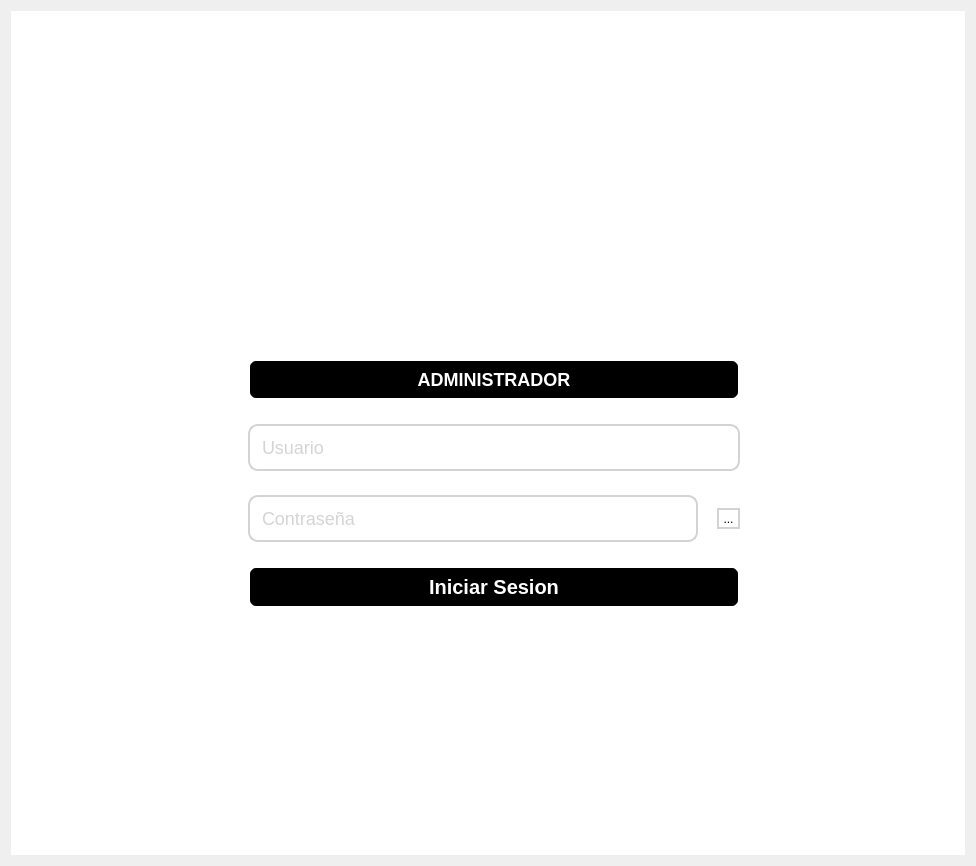
<?xml version="1.0" encoding="UTF-8"?>
<ui version="4.0">
 <class>CONTENEDEDOR1</class>
 <widget class="QWidget" name="CONTENEDEDOR1">
  <property name="geometry">
   <rect>
    <x>0</x>
    <y>0</y>
    <width>976</width>
    <height>866</height>
   </rect>
  </property>
  <property name="minimumSize">
   <size>
    <width>0</width>
    <height>0</height>
   </size>
  </property>
  <property name="windowTitle">
   <string>Form</string>
  </property>
  <property name="styleSheet">
   <string notr="true"/>
  </property>
  <layout class="QVBoxLayout" name="verticalLayout_2">
   <item>
    <widget class="QWidget" name="CONTENEDOR2" native="true">
     <property name="styleSheet">
      <string notr="true">background-color: rgb(255, 255, 255);</string>
     </property>
     <layout class="QHBoxLayout" name="horizontalLayout">
      <item>
       <widget class="QWidget" name="CONTENEDOR3" native="true">
        <property name="minimumSize">
         <size>
          <width>200</width>
          <height>0</height>
         </size>
        </property>
        <property name="maximumSize">
         <size>
          <width>540</width>
          <height>1000</height>
         </size>
        </property>
        <property name="cursor">
         <cursorShape>ArrowCursor</cursorShape>
        </property>
        <property name="contextMenuPolicy">
         <enum>Qt::ActionsContextMenu</enum>
        </property>
        <property name="layoutDirection">
         <enum>Qt::LeftToRight</enum>
        </property>
        <property name="styleSheet">
         <string notr="true"/>
        </property>
        <layout class="QGridLayout" name="gridLayout_2">
         <property name="sizeConstraint">
          <enum>QLayout::SetDefaultConstraint</enum>
         </property>
         <item row="8" column="1">
          <widget class="QWidget" name="widget_4" native="true">
           <property name="sizePolicy">
            <sizepolicy hsizetype="Preferred" vsizetype="Fixed">
             <horstretch>0</horstretch>
             <verstretch>0</verstretch>
            </sizepolicy>
           </property>
           <property name="maximumSize">
            <size>
             <width>16777215</width>
             <height>60</height>
            </size>
           </property>
           <layout class="QVBoxLayout" name="verticalLayout_3">
            <item>
             <widget class="QPushButton" name="BtnLogin">
              <property name="minimumSize">
               <size>
                <width>200</width>
                <height>0</height>
               </size>
              </property>
              <property name="maximumSize">
               <size>
                <width>500</width>
                <height>50</height>
               </size>
              </property>
              <property name="cursor">
               <cursorShape>PointingHandCursor</cursorShape>
              </property>
              <property name="styleSheet">
               <string notr="true">QPushButton {
    background-color: #000000; /* Fondo negro */
    color: #FFFFFF; /* Letra blanca */
    border: 2px solid #FFFFFF; /* Borde blanco */
    border-radius: 8px; /* Bordes redondeados */
    padding: 8px 16px; /* Espaciado interno */
    font-size: 20px; /* Tamaño de la letra */
    font-weight: bold; /* Letra en negrita */
    transition: all 0.3s ease; /* Transición suave para hover y pressed */
}

QPushButton:hover {
    background-color: #444444; /* Fondo gris oscuro al pasar el mouse */
    transform: scale(1.05); /* Efecto de aumentar tamaño */
}

QPushButton:pressed {
    background-color: #555555; /* Fondo gris más claro al hacer clic */
    color: #FFFFFF; /* Letra blanca */
    border-color: #FFFFFF; /* Borde blanco */
    transform: scale(0.98); /* Efecto de reducir tamaño */
}
</string>
              </property>
              <property name="text">
               <string>Iniciar Sesion</string>
              </property>
             </widget>
            </item>
           </layout>
          </widget>
         </item>
         <item row="11" column="0">
          <spacer name="horizontalSpacer">
           <property name="orientation">
            <enum>Qt::Horizontal</enum>
           </property>
           <property name="sizeHint" stdset="0">
            <size>
             <width>40</width>
             <height>20</height>
            </size>
           </property>
          </spacer>
         </item>
         <item row="11" column="1">
          <spacer name="verticalSpacer_2">
           <property name="orientation">
            <enum>Qt::Vertical</enum>
           </property>
           <property name="sizeType">
            <enum>QSizePolicy::Fixed</enum>
           </property>
           <property name="sizeHint" stdset="0">
            <size>
             <width>20</width>
             <height>220</height>
            </size>
           </property>
          </spacer>
         </item>
         <item row="1" column="1">
          <widget class="QLabel" name="IMAGEN">
           <property name="enabled">
            <bool>true</bool>
           </property>
           <property name="sizePolicy">
            <sizepolicy hsizetype="Fixed" vsizetype="Fixed">
             <horstretch>200</horstretch>
             <verstretch>200</verstretch>
            </sizepolicy>
           </property>
           <property name="maximumSize">
            <size>
             <width>900</width>
             <height>300</height>
            </size>
           </property>
           <property name="layoutDirection">
            <enum>Qt::LeftToRight</enum>
           </property>
           <property name="autoFillBackground">
            <bool>false</bool>
           </property>
           <property name="styleSheet">
            <string notr="true"/>
           </property>
           <property name="text">
            <string/>
           </property>
           <property name="pixmap">
            <pixmap>../../assets/Logo.png</pixmap>
           </property>
           <property name="scaledContents">
            <bool>true</bool>
           </property>
          </widget>
         </item>
         <item row="4" column="1">
          <widget class="QWidget" name="widget_3" native="true">
           <property name="sizePolicy">
            <sizepolicy hsizetype="Preferred" vsizetype="Fixed">
             <horstretch>0</horstretch>
             <verstretch>0</verstretch>
            </sizepolicy>
           </property>
           <property name="maximumSize">
            <size>
             <width>16777215</width>
             <height>60</height>
            </size>
           </property>
           <layout class="QHBoxLayout" name="horizontalLayout_3">
            <item>
             <widget class="QPushButton" name="BtnRol">
              <property name="sizePolicy">
               <sizepolicy hsizetype="Fixed" vsizetype="Fixed">
                <horstretch>0</horstretch>
                <verstretch>50</verstretch>
               </sizepolicy>
              </property>
              <property name="minimumSize">
               <size>
                <width>0</width>
                <height>0</height>
               </size>
              </property>
              <property name="maximumSize">
               <size>
                <width>500</width>
                <height>50</height>
               </size>
              </property>
              <property name="cursor">
               <cursorShape>PointingHandCursor</cursorShape>
              </property>
              <property name="contextMenuPolicy">
               <enum>Qt::ActionsContextMenu</enum>
              </property>
              <property name="layoutDirection">
               <enum>Qt::LeftToRight</enum>
              </property>
              <property name="styleSheet">
               <string notr="true">QPushButton {
    background-color: #000000; /* Fondo negro */
    color: #FFFFFF; /* Letra blanca */
    border: 2px solid #FFFFFF; /* Borde blanco */
    border-radius: 8px; /* Bordes redondeados */
    padding: 8px 16px; /* Espaciado interno */
    font-size: 18px; /* Tamaño de la letra */
    font-weight: bold; /* Letra en negrita */
    transition: all 0.3s ease; /* Transición suave para hover y pressed */
}

QPushButton:hover {
    background-color: #444444; /* Fondo gris oscuro al pasar el mouse */
    transform: scale(1.05); /* Efecto de aumentar tamaño */
}

QPushButton:pressed {
    background-color: #555555; /* Fondo gris más claro al hacer clic */
    color: #FFFFFF; /* Letra blanca */
    border-color: #FFFFFF; /* Borde blanco */
    transform: scale(0.98); /* Efecto de reducir tamaño */
}
</string>
              </property>
              <property name="text">
               <string>ADMINISTRADOR</string>
              </property>
             </widget>
            </item>
           </layout>
          </widget>
         </item>
         <item row="5" column="1">
          <widget class="QWidget" name="widget_2" native="true">
           <property name="sizePolicy">
            <sizepolicy hsizetype="Preferred" vsizetype="Fixed">
             <horstretch>0</horstretch>
             <verstretch>0</verstretch>
            </sizepolicy>
           </property>
           <property name="minimumSize">
            <size>
             <width>510</width>
             <height>0</height>
            </size>
           </property>
           <property name="maximumSize">
            <size>
             <width>550</width>
             <height>70</height>
            </size>
           </property>
           <layout class="QVBoxLayout" name="verticalLayout">
            <item>
             <widget class="QLineEdit" name="InputNombreUsuario">
              <property name="maximumSize">
               <size>
                <width>500</width>
                <height>70</height>
               </size>
              </property>
              <property name="styleSheet">
               <string notr="true">QLineEdit {
    background-color: #FFFFFF;  /* Fondo blanco */
    border: 2px solid #D3D3D3;  /* Borde gris suave */
    border-radius: 10px;        /* Bordes redondeados */
    padding: 10px;              /* Espaciado interno */
    font-size: 18px;            /* Tamaño de la letra */
    font-family: &quot;Arial&quot;, sans-serif; /* Fuente por defecto */
    color: #A9A9A9;             /* Letra gris suave */
}

QLineEdit:focus {
    border-color: #000000;      /* Borde verde al hacer foco */
    background-color: #ffffff;  /* Fondo blanco al hacer foco */
    color: #000000;             /* Letra negra al escribir */
}</string>
              </property>
              <property name="text">
               <string/>
              </property>
              <property name="placeholderText">
               <string>Usuario</string>
              </property>
             </widget>
            </item>
           </layout>
          </widget>
         </item>
         <item row="7" column="1">
          <widget class="QWidget" name="widget" native="true">
           <property name="sizePolicy">
            <sizepolicy hsizetype="Preferred" vsizetype="Fixed">
             <horstretch>0</horstretch>
             <verstretch>0</verstretch>
            </sizepolicy>
           </property>
           <property name="minimumSize">
            <size>
             <width>0</width>
             <height>0</height>
            </size>
           </property>
           <property name="maximumSize">
            <size>
             <width>16777215</width>
             <height>70</height>
            </size>
           </property>
           <layout class="QHBoxLayout" name="horizontalLayout_2">
            <item alignment="Qt::AlignLeft">
             <widget class="QLineEdit" name="InputPassword">
              <property name="minimumSize">
               <size>
                <width>450</width>
                <height>0</height>
               </size>
              </property>
              <property name="maximumSize">
               <size>
                <width>370</width>
                <height>70</height>
               </size>
              </property>
              <property name="styleSheet">
               <string notr="true">QLineEdit {
    background-color: #FFFFFF;  /* Fondo blanco */
    border: 2px solid #D3D3D3;  /* Borde gris suave */
    border-radius: 10px;        /* Bordes redondeados */
    padding: 10px;              /* Espaciado interno */
    font-size: 18px;            /* Tamaño de la letra */
    font-family: &quot;Arial&quot;, sans-serif; /* Fuente por defecto */
    color: #A9A9A9;             /* Letra gris suave */
}

QLineEdit:focus {
    border-color: #000000;      /* Borde verde al hacer foco */
    background-color: #ffffff;  /* Fondo blanco al hacer foco */
    color: #000000;             /* Letra negra al escribir */
}
</string>
              </property>
              <property name="text">
               <string/>
              </property>
              <property name="alignment">
               <set>Qt::AlignLeading|Qt::AlignLeft|Qt::AlignVCenter</set>
              </property>
              <property name="placeholderText">
               <string>Contraseña</string>
              </property>
             </widget>
            </item>
            <item>
             <widget class="QToolButton" name="toolButton">
              <property name="cursor">
               <cursorShape>PointingHandCursor</cursorShape>
              </property>
              <property name="styleSheet">
               <string notr="true">QToolButton {
	 background-color: #FFFFFF;  /* Fondo blanco */
   	 border: 2px solid #D3D3D3;  /* Borde gris suave */
	 border-radius: 17px; 
}
</string>
              </property>
              <property name="text">
               <string>...</string>
              </property>
              <property name="icon">
               <iconset>
                <normaloff>../../assets/iconos/ojo_cerrado.png</normaloff>../../assets/iconos/ojo_cerrado.png</iconset>
              </property>
              <property name="iconSize">
               <size>
                <width>30</width>
                <height>30</height>
               </size>
              </property>
             </widget>
            </item>
           </layout>
          </widget>
         </item>
         <item row="0" column="1">
          <spacer name="verticalSpacer_3">
           <property name="orientation">
            <enum>Qt::Vertical</enum>
           </property>
           <property name="sizeType">
            <enum>QSizePolicy::Maximum</enum>
           </property>
           <property name="sizeHint" stdset="0">
            <size>
             <width>20</width>
             <height>50</height>
            </size>
           </property>
          </spacer>
         </item>
        </layout>
       </widget>
      </item>
     </layout>
    </widget>
   </item>
  </layout>
 </widget>
 <resources/>
 <connections/>
</ui>
